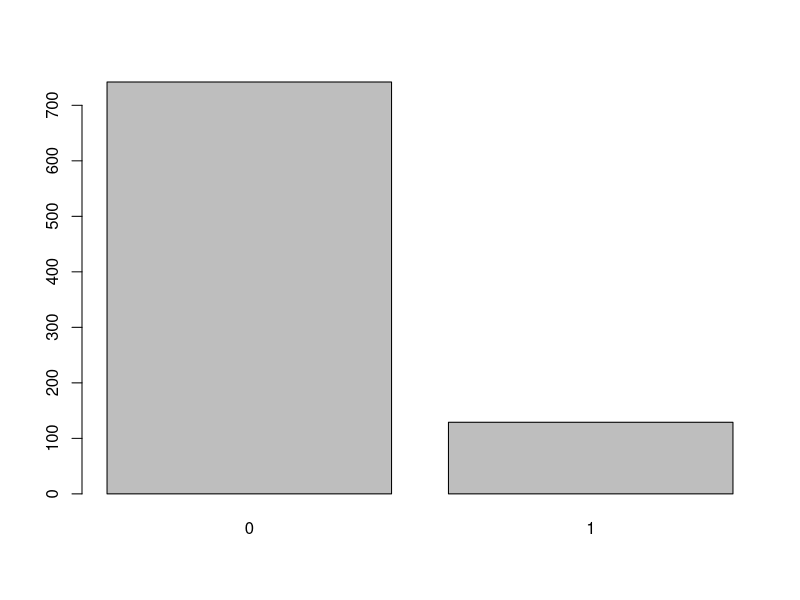
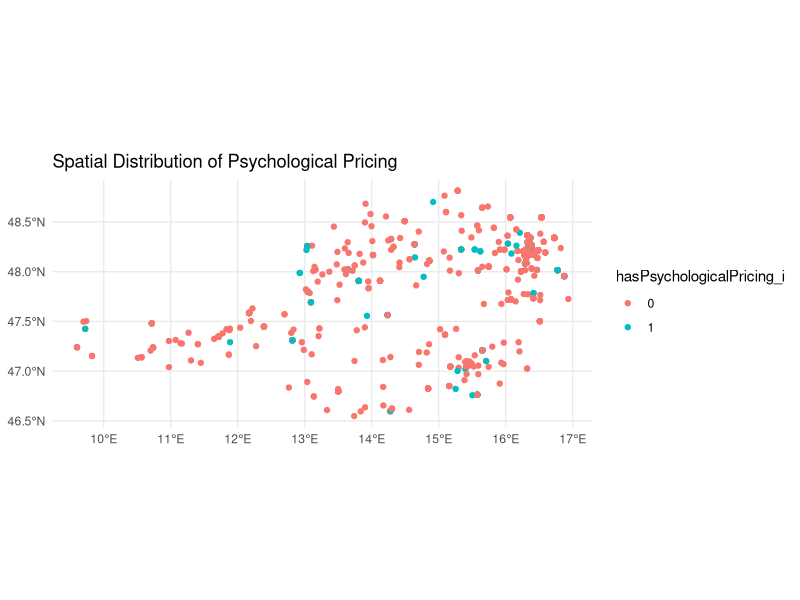

Source code (R) for these figures, in order: (Note: this script raises an error after producing the figures.)
library(readr)
library(dplyr)
library(ggplot2)
library(sf)
library(spdep)
library(spatialreg)

data <- read_csv("data/willhaben_woom_bikes_sample.csv")

data$WoomCategory_i <- as.factor(data$WoomCategory_i)
data$Cond_i <- as.factor(data$Cond_i)
data$Color_i <- as.factor(data$Color_i)
data$Dealer_i <- as.factor(data$Dealer_i)
data$Last_48_hours_i <- as.factor(data$Last_48_hours_i)
data$hasPsychologicalPricing_i <- as.factor(data$hasPsychologicalPricing_i)

plot(data$hasPsychologicalPricing_i)

data <- data %>%
  mutate(latitude = as.numeric(latitude),
         longitude = as.numeric(longitude))


data_sf <- st_as_sf(data, coords = c("longitude", "latitude"), crs = 4326)


ggplot(data_sf) +
  geom_sf(aes(color = hasPsychologicalPricing_i)) +
  theme_minimal() +
  labs(title = "Spatial Distribution of Psychological Pricing")


data_sp <- as_Spatial(data_sf)
plot(data_sp)


# Construct W
max_distance <- 2
?dnearneigh
nb_dist <- dnearneigh(coordinates(data_sp), 1, max_distance)
print(nb_dist)

listw_dist <- nb2listw(nb_dist, style = "W")
print(listw_dist)

# Moran's I
moran_test_log_price <- moran.test(data$log_price, listw_dist)
print(moran_test_log_price)

moran_test_has_psych_pricing <- moran.test(as.numeric(data$hasPsychologicalPricing_i), listw_dist)
print(moran_test_has_psych_pricing)
